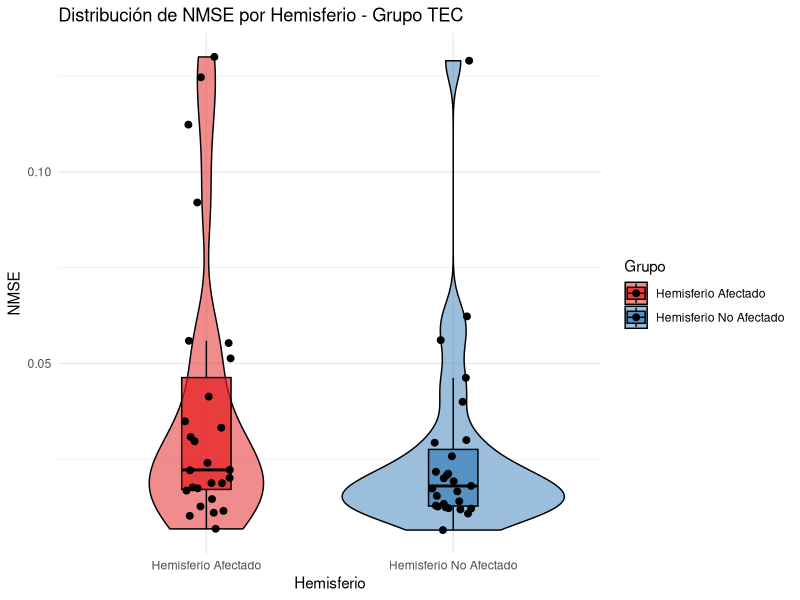

Generate this figure with R:
# Instalar y cargar paquetes necesarios
if (!require("ggplot2")) install.packages("ggplot2")
if (!require("reshape2")) install.packages("reshape2")
library(ggplot2)
library(reshape2)

# Crear el dataframe con los valores proporcionados
NMSE_Hemisferio_Afectado <- c(0.0513, 0.0349, 0.0553, 0.0308, 0.0297, 0.0332, 0.0221, 0.0176, 
                              0.0127, 0.0168, 0.0222, 0.0187, 0.1247, 0.1123, 0.0559, 0.0188, 
                              0.0413, 0.0174, 0.0102, 0.0920, 0.0146, 0.1300, 0.0201, 0.0110, 
                              0.0115, 0.0068, 0.0240)
NMSE_Hemisferio_No_Afectado <- c(0.0400, 0.1290, 0.0166, 0.0173, 0.0623, 0.0192, 0.0217, 0.0258, 
                                 0.0124, 0.0212, 0.0293, 0.0065, 0.0119, 0.0133, 0.0108, 0.0200, 
                                 0.0121, 0.0462, 0.0208, 0.0154, 0.0180, 0.0300, 0.0122, 0.0140, 
                                 0.0561, 0.0126, 0.0129)
df <- data.frame(NMSE_Hemisferio_Afectado, NMSE_Hemisferio_No_Afectado)

# Prueba de normalidad (Shapiro-Wilk)
shapiro_afectado <- shapiro.test(df$NMSE_Hemisferio_Afectado)
shapiro_no_afectado <- shapiro.test(df$NMSE_Hemisferio_No_Afectado)

# Imprimir resultados de la prueba de normalidad
print("Prueba de normalidad para Hemisferio Afectado:")
print(shapiro_afectado)
print("Prueba de normalidad para Hemisferio No Afectado:")
print(shapiro_no_afectado)

# Decidir qué prueba estadística aplicar
if (shapiro_afectado$p.value > 0.05 && shapiro_no_afectado$p.value > 0.05) {
  # Si ambos grupos son normales, aplicar t-test pareado
  test_result <- t.test(df$NMSE_Hemisferio_Afectado, 
                        df$NMSE_Hemisferio_No_Afectado, 
                        paired = TRUE)
  print("Resultado del t-test pareado:")
  print(test_result)
} else {
  # Si alguno no es normal, aplicar Wilcoxon signed-rank test
  test_result <- wilcox.test(df$NMSE_Hemisferio_Afectado, 
                             df$NMSE_Hemisferio_No_Afectado, 
                             paired = TRUE)
  print("Resultado del Wilcoxon signed-rank test:")
  print(test_result)
}

# Transformar el dataframe a formato largo para ggplot2
df_long <- melt(df, variable.name = "Grupo", value.name = "NMSE")

# Cambiar etiquetas para reflejar los hemisferios
df_long$Grupo <- factor(df_long$Grupo, 
                        levels = c("NMSE_Hemisferio_Afectado", "NMSE_Hemisferio_No_Afectado"), 
                        labels = c("Hemisferio Afectado", "Hemisferio No Afectado"))

# Crear el gráfico combinado (violín + boxplot)
ggplot(df_long, aes(x = Grupo, y = NMSE, fill = Grupo)) +
  geom_violin(alpha = 0.5, color = "black") +  # Gráfico de violín
  geom_boxplot(width = 0.2, color = "black", outlier.shape = NA, alpha = 0.7) +  # Agregar boxplot
  geom_jitter(width = 0.1, size = 2, color = "black") +  # Puntos individuales en gris
  theme_minimal() +
  labs(title = "Distribución de NMSE por Hemisferio - Grupo TEC", 
       x = "Hemisferio", 
       y = "NMSE") +
  scale_fill_manual(values = c("#e41a1c", "#377eb8"))  # Colores para violines
